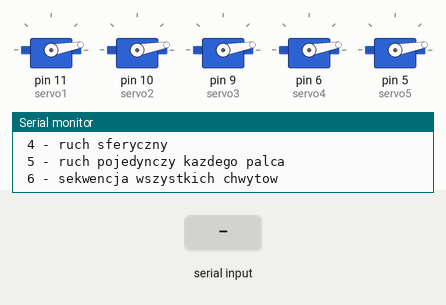
A sketch run on a simulated Arduino Uno, built with avr-gcc and run on an emulated ATmega328P. Shown: 5 × servo, the last lines printed to the serial monitor. The test bench sets the inputs (shaded band).

Above: at 1.8 s.
1.9 s: "2\n" received over Serial
At 4.0 s:
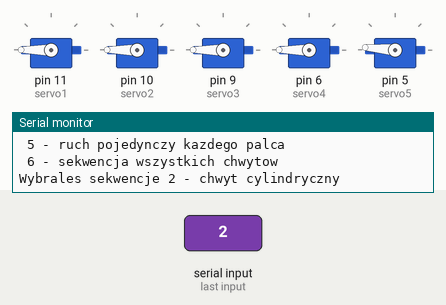
4.5 s: "3\n" received over Serial
At 6.3 s:
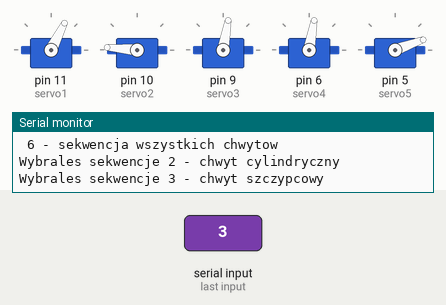
7.1 s: "4\n" received over Serial
At 9.2 s:
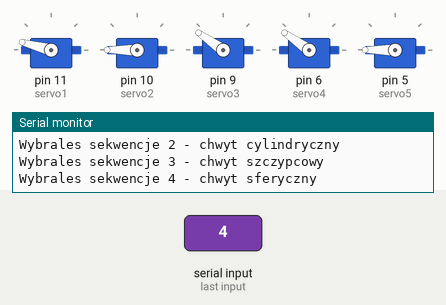
9.7 s: "2\n" received over Serial
At 10.75 s:
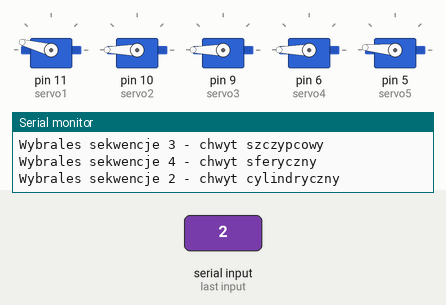
12.3 s: "4\n" received over Serial
At 13.35 s:
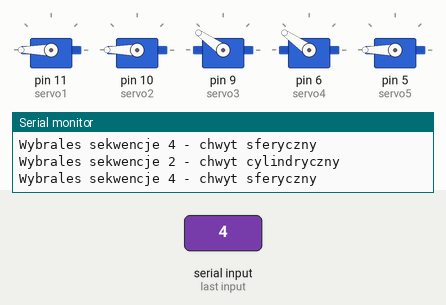
Timing chart, 0 to 15.3 s (numbered marks = the images above; inputs shaded):
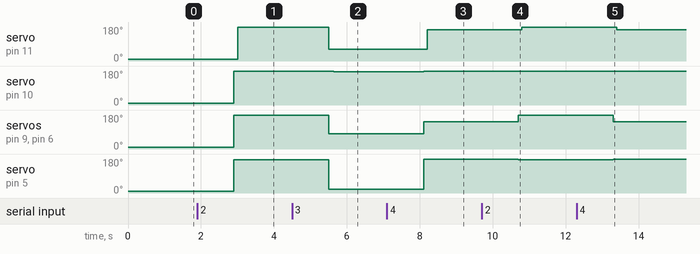

The sketch:

program_reka.ino
```cpp
//program_reka
//Proegram realizujacy sterowanie ukladem serwomechanizmĂłw
#include <Servo.h>
Servo servo1; // deklaracja zmiennej servo 1
Servo servo2; // deklaracja zmiennej servo 2
Servo servo3; // deklaracja zmiennej servo 3
Servo servo4; // deklaracja zmiennej servo 4
Servo servo5; // deklaracja zmiennej servo 5

//definicj tablicy serw
Servo tablicaSerw[] = { servo1, servo2, servo3, servo4, servo5};

// alokowanie pamieci w zmiennej typu string dla odbieranych danych
String inputString = "";
boolean stringComplete = false;  // definicja zmiennej stringComplete

//program glowny

void setup()
{

  servo1.attach(11); // podlaczenie serwa 1 do pinu nr 11
  servo2.attach(10); // podlaczenie serwa 2 do pinu nr 10
  servo3.attach(9); // podlaczenie serwa 3 do pinu nr 9
  servo4.attach(6); // podlaczenie serwa 4 do pinu nr 6
  servo5.attach(5); // podlaczenie serwa 5 do pinu nr 5

  Serial.begin(9600); //rozpoczecie transmisji

  // rezerwacja miejsca - 200 bajtow
  inputString.reserve(200);

  // zadanie okreslonych katow na serwa - ustawienia poczatkowe

  // 10 stopni to poczatkowa wartosc aby sie serw
  servo1.write(10);
  servo2.write(10);
  servo3.write(10);
  servo4.write(10);
  servo5.write(10);

  delay(500);
  //fragment kodu  odpowiedzialny za wyswietlanie komunikatow
  //na monitorze portu szeregowego
  String msg = "Wybierz numer sekwencji ruchu od 1 do 5";
  String msg1 = " 1 - wyprostowanie palcow";
  String msg2 = " 2 - ruch cylindryczny";
  String msg3 = " 3 - ruch szczypcowy";
  String msg4 = " 4 - ruch sferyczny";
  String msg5 = " 5 - ruch pojedynczy kazdego palca";
  String msg6 = " 6 - sekwencja wszystkich chwytow";
  Serial.println(msg);
  Serial.println(msg1);
  Serial.println(msg2);
  Serial.println(msg3);
  Serial.println(msg4);
  Serial.println(msg5);
  Serial.println(msg6);
}

// petla loop() realizowana w programie glownym

void loop()
{

 if (stringComplete)
 {
    // sekwencja 1 - wyprost palcow
    if (inputString.startsWith("1"))
    {
      Serial.println("Wybrales sekwencje 1 - wyprostowanie palcow");

      wyprost(10,1000);
    }
    // sekwencja 2 - chwyt cylindryczny
    if (inputString.startsWith("2"))
    {
       Serial.println("Wybrales sekwencje 2 - chwyt cylindryczny");
      cylindryczny(180,1000);
    }
    // sekwencja 3 - chwyt szczypcowy
    if (inputString.startsWith("3"))
    {
      Serial.println("Wybrales sekwencje 3 - chwyt szczypcowy");
      szczypcowy(63,175,80,80,20,1000);
    }
    // sekwencja 4 - chwyt sferyczny
    if (inputString.startsWith("4"))
    {
      Serial.println("Wybrales sekwencje 4 - chwyt sferyczny");
      sferyczny(180,145,165,1000);
    }
    // sekwencja 5 - zginanie palcow po kolei
    if (inputString.startsWith("5"))
    {
      Serial.println("Wybrales sekwencje 5 - ruch kazdego palca po kolei");
      machajReka(10, 180, 10,1000,2000);
    }
       // sekwencja 6 - ruch zgrupowany

    if (inputString.startsWith("6"))
    {
     Serial.println("Wybrales sekwencje 6 - wszystkie sekwencje chwytow wykonaja sie po kolei 2 razy");
     wszystkiesekwencje();
     }


    //Serial.println("Wyierz nr sekwensji do wykonania od 1 do 5");

    inputString = "";
    stringComplete = false;
  }

}

// funkcja machajReka
void machajReka(int k1, int k2, int k3, int T1, int T2)
{
  for (int i=0; i<5; i++)

  {
    tablicaSerw[i].write(k1);
    delay(T1);
    tablicaSerw[i].write(k2);
    delay(T2);
    tablicaSerw[i].write(k3);
  }
}

// funkcja wyprost
void wyprost(int k1, int T)
{
  delay(T);
  servo1.write(k1);// ustawienie zadanej wartosci kata na serwo 1
  servo2.write(k1);// ustawienie zadanej wartosci kata na serwo 2
  servo3.write(k1);// ustawienie zadanej wartosci kata na serwo 3
  servo4.write(k1);// ustawienie zadanej wartosci kata na serwo 4
  servo5.write(k1);// ustawienie zadanej wartosci kata na serwo 5
  delay(T);
}

// funkcja cylindryczny
void cylindryczny(int k1, int T)
{
  delay(T);
  servo2.write(k1);// ustawienie zadanej wartosci kata na serwo 2
  servo3.write(k1); // ustawienie zadanej wartosci kata na serwo 3
  servo4.write(k1); // ustawienie zadanej wartosci kata na serwo 4
  servo5.write(175); // ustawienie zadanej wartosci kata na serwo 5
  delay(100);
  servo1.write(k1); // ustawienie zadanej wartosci kata na serwo 1
  delay(T);
}
// funkcja szczypcowy
void szczypcowy(int k1, int k2, int k3, int k4, int k5, int T)
{
  delay(T);
  servo1.write(k1); // ustawienie zadanej wartosci kata na serwo 1
  servo3.write(k3); // ustawienie zadanej wartosci kata na serwo 3
  servo4.write(k4); // ustawienie zadanej wartosci kata na serwo 4
  servo5.write(k5); // ustawienie zadanej wartosci kata na serwo 5
  delay(140);
  servo2.write(k2); // ustawienie zadanej wartosci kata na serwo 2
  delay(T);
}

// funkcja realizujÄ…ca chwyt sferyryczny
void sferyczny(int k1, int k2, int k3, int T)
{
  delay(T);
  servo2.write(k1); // ustawienie zadanej wartosci kata na serwo 2
  servo3.write(k2); // ustawienie zadanej wartosci kata na serwo 3
  servo4.write(k2); // ustawienie zadanej wartosci kata na serwo 4
  servo5.write(k1); // ustawienie zadanej wartosci kata na serwo 5
  delay(100);
  servo1.write(k3); // ustawienie zadanej wartosci kata na serwo 1
  delay(T);
}
// funkcja realizujaca sekwencje chywtow po kolei po sobie 2 razy
void wszystkiesekwencje()
{
  for(int i=0; i<3; i++)
  {
   //wyprost
      wyprost(10,1000);
   // delay(T);

    // funkcja realizujaca chwyt cylindryczny
      cylindryczny(180,1000);

      wyprost(10,1000);
   // funkcja realizujaca chwyt szczypcowy
     szczypcowy(63,175,80,80,20,1000);

     wyprost(10,1000);

  // funkcja realizujaca chwyt sferyczny
     sferyczny(180,145,165,1000);

     wyprost(10,1000);

  }
}
// funkcja realizujaca obsluge przerwania
//wywolanego rozpoczeciem transmisji danyh do mikrokontrolera
void serialEvent() {
  while (Serial.available()) {
    // pobieranie nowego bajtu
    char inChar = (char)Serial.read();
    // dodawaniego nowego bajtu do inputString
    inputString += inChar;
   //jeÄąâ€şli nowey znak w linii, ustaw flage
      if (inChar == '\n') {
      stringComplete = true;
    }
  }
}
```

Measured:
- after the input at 1.9 s, servo on pin 11 (servo1): 10° → 180° after 1.1 s; servo on pin 10 (servo2), servo on pin 9 (servo3), servo on pin 6 (servo4): 10° → 180° after 1.0 s; servo on pin 5 (servo5): 10° → 175° after 1.0 s
- after the input at 4.5 s, servo on pin 11 (servo1): 180° → 63° after 1.0 s; servo on pin 10 (servo2): 180° → 175° after 1.1 s; servo on pin 9 (servo3), servo on pin 6 (servo4): 180° → 80° after 1.0 s; servo on pin 5 (servo5): 175° → 20° after 1.0 s
- after the input at 7.1 s, servo on pin 11 (servo1): 63° → 165° after 1.1 s; servo on pin 10 (servo2): 175° → 180° after 1.0 s; servo on pin 9 (servo3), servo on pin 6 (servo4): 80° → 145° after 1.0 s; servo on pin 5 (servo5): 20° → 180° after 1.0 s
- after the input at 9.7 s, servo on pin 11 (servo1): 165° → 180° after 1.1 s; servo on pin 9 (servo3), servo on pin 6 (servo4): 145° → 180° after 1.0 s; servo on pin 5 (servo5): 180° → 175° after 1.0 s
- after the input at 12.3 s, servo on pin 11 (servo1): 180° → 165° after 1.1 s; servo on pin 9 (servo3), servo on pin 6 (servo4): 180° → 145° after 1.0 s; servo on pin 5 (servo5): 175° → 180° after 1.0 s
